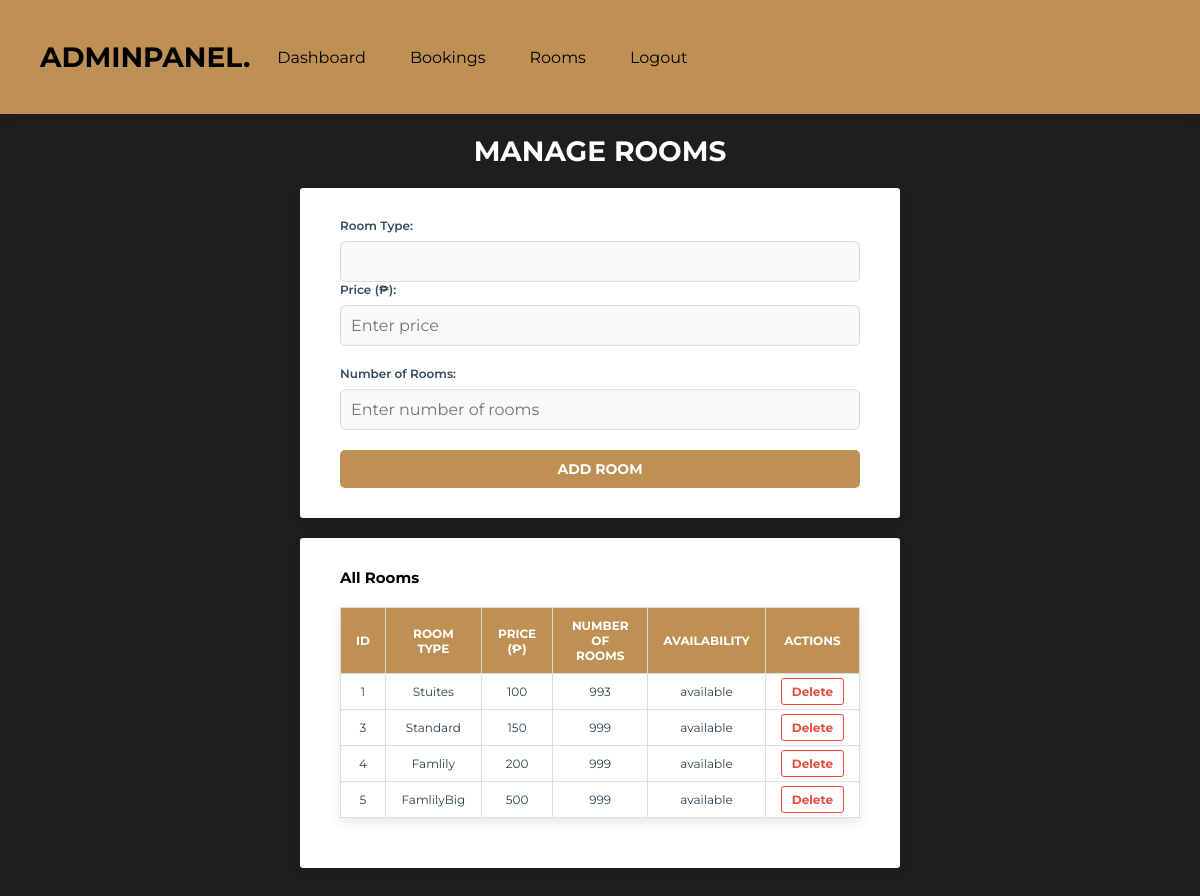
The page /add_room.php on the database as committed earlier.
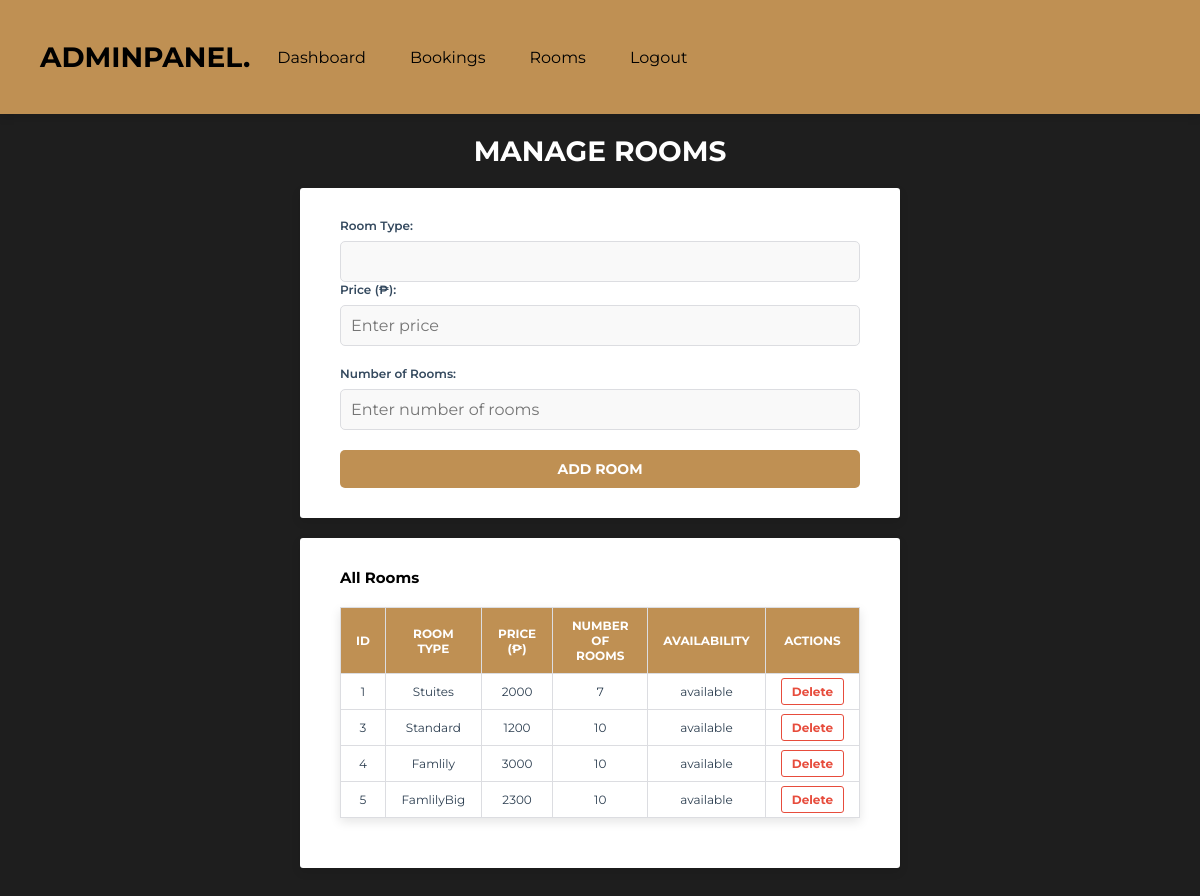
The same page on the database as committed later.
### tables this page shows
CREATE TABLE `rooms` (
  `id` int(11) NOT NULL,
  `room_type` varchar(11) NOT NULL,
  `price` int(11) NOT NULL,
  `availability_status` varchar(11) NOT NULL DEFAULT 'available',
  `number_of_rooms` int(11) NOT NULL
);

### add_room.php (the view, shortened to what this page needs)
<?php
include 'components/connect.php';
$sql = "SELECT * FROM rooms";
$result = $conn->query($sql);
?>
<!DOCTYPE html>
<html lang="en">
<head>
   <link rel="stylesheet" href="https://cdnjs.cloudflare.com/ajax/libs/font-awesome/6.2.0/css/all.min.css">
   <link rel="stylesheet" href="css/admin_style.css">
</head>
<body>
<?php include 'admin_header.php'; ?>
<section class="grid1">
    <h1 class="heading1">Manage Rooms</h1>
    <div class="box-container1">
        <form method="post" action="add_room.php">
            <div class="form-group">
                <label for="room_type">Room Type:</label>
                <input type="text" id="room_type" name="room_type" class="input-box1" required>
            </div>
            <div class="form-group1">
                <label for="price">Price (₱):</label>
                <input type="text" id="price" name="price" class="input-box1" min="0" step="50" placeholder="Enter price" required>
            </div>
            <div class="form-group1">
                <label for="number_of_rooms">Number of Rooms:</label>
                <input type="text" id="number_of_rooms" name="number_of_rooms" class="input-box1" min="1" max="50" step="1" placeholder="Enter number of rooms" required>
            </div>
            <button type="submit" class="btn1">Add Room</button>
        </form>
    </div>
    <div class="box-container1">
        <h2>All Rooms</h2>
        <table border="1" class="room-table">
            <thead>
                <tr>
                    <th>ID</th>
                    <th>Room Type</th>
                    <th>Price (₱)</th>
                    <th>Number of Rooms</th>
                    <th>Availability</th>
                    <th>Actions</th>
                </tr>
            </thead>
            <tbody>
                <?php
                if ($result->num_rows > 0) {
                    while ($row = $result->fetch_assoc()) {
                        echo "<tr>
                                <td>{$row['id']}</td>
                                <td>{$row['room_type']}</td>
                                <td>{$row['price']}</td>
                                <td>{$row['number_of_rooms']}</td>
                                <td>{$row['availability_status']}</td>
                                <td>
                                    <a href='add_room.php?delete_id={$row['id']}' class='delete-btn'>Delete</a>
                                </td>
                              </tr>";
                    }
                } else {
                    echo "<tr><td colspan='6'>No rooms available.</td></tr>";
                }
                ?>
            </tbody>
        </table>
    </div>
</section>
</body>
</html>

Rows that differ between the two databases and show on the page:
changed rooms "Stuites": price "100" → "2000"; number_of_rooms "993" → "7"
changed rooms "Standard": price "150" → "1200"; number_of_rooms "999" → "10"
changed rooms "Famlily": price "200" → "3000"; number_of_rooms "999" → "10"
changed rooms "FamlilyBig": price "500" → "2300"; number_of_rooms "999" → "10"
